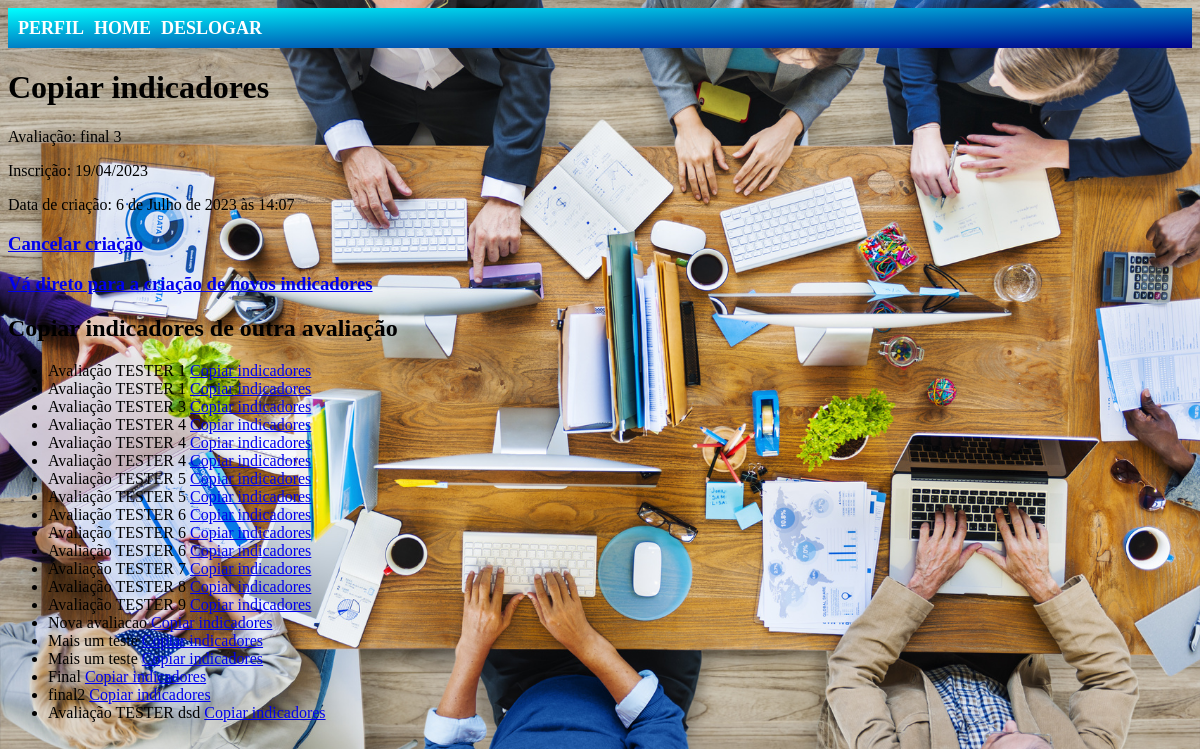
Before: /avaliacoes/exibir_copiar_indicadores/27/ (signed in) with the older database file.
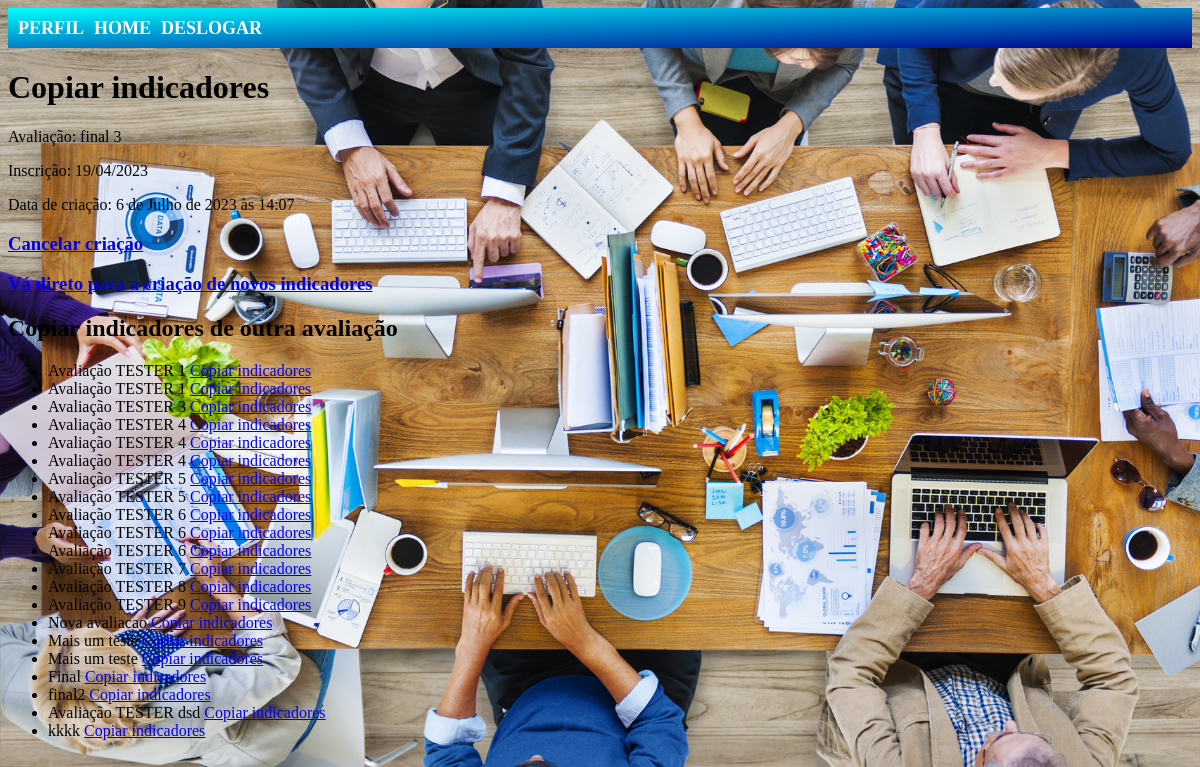
After: the same page with the newer database file.
### avaliacoes/models.py (models this page shows, shortened)
class Avaliacao(models.Model):
    nome = models.CharField(max_length=255)
    inscricao = models.CharField(max_length=255)
    data_criacao = models.DateTimeField(auto_now_add=True)
    distribuidor = models.ForeignKey(CustomUser, on_delete=models.CASCADE, related_name='avaliacoes_criadas', limit_choices_to={'user_type': 'distribuidor'})
    avaliadores = models.ManyToManyField(CustomUser, related_name='avaliacoes', limit_choices_to={'user_type': 'avaliador'})

### avaliacoes/views.py (the view)
# urls.py: path('exibir_copiar_indicadores/<int:avaliacao_id>/', views.exibir_copiar_indicadores,
@login_required
def exibir_copiar_indicadores(request, avaliacao_id):
    avaliacao = get_object_or_404(Avaliacao, id=avaliacao_id)
    if request.user != avaliacao.distribuidor:
        messages.error(request, 'Você não tem permissão para copiar os indicadores desta avaliação.')
        return redirect('avaliacoes:home')
    avaliacoes = Avaliacao.objects.filter(distribuidor=request.user).exclude(id=avaliacao.id)
    return render(request, 'avaliacoes/copiar_indicadores.html', {'avaliacao': avaliacao, 'avaliacoes': avaliacoes})

### templates/avaliacoes/copiar_indicadores.html (shortened to what this page needs)
{% extends 'base.html' %}
{% block content %}
    <h1>Copiar indicadores</h1>
    <p>Avaliação: {{ avaliacao.nome }}</p>
    <p>Inscrição: {{ avaliacao.inscricao }}</p>
    <p>Data de criação: {{ avaliacao.data_criacao }}</p>
   <h3>
    <a href="{% url 'avaliacoes:excluir_avaliacao' avaliacao.id %}" onclick="return confirm('Tem certeza que deseja cancelar a criação desta avaliação?')">Cancelar criação</a>
   </h3>
    <h3>
    <a href="{% url 'avaliacoes:criar_indicador' avaliacao.id %}">Vá direto para a criação de novos indicadores</a>
<h2>Copiar indicadores de outra avaliação</h2>
    <ul>
        {% for avaliacao in avaliacoes %}
            <li>
                {{ avaliacao.nome }}
                <a href="{% url 'avaliacoes:copiar_indicadores' avaliacao.id %}">Copiar indicadores</a>
            </li>
        {% endfor %}
    </ul>
{% endblock %}

Changed rows visible on the page:
added Avaliacao: nome "kkkk"
